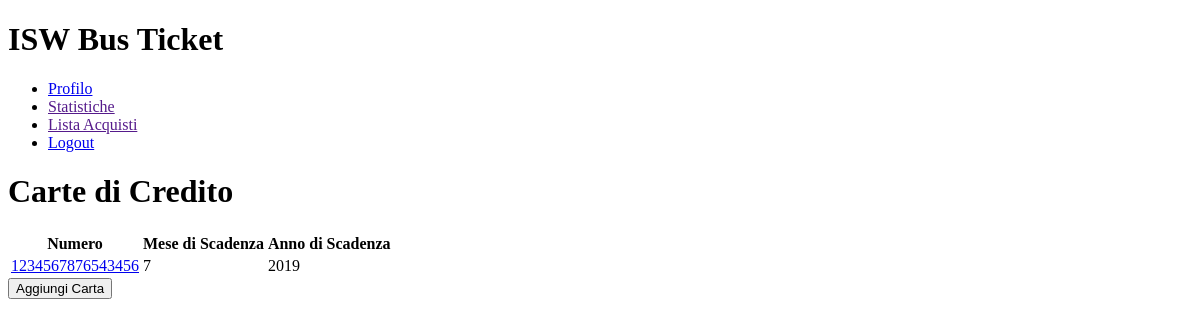
The page /cards/ (signed in) on the database as committed earlier.
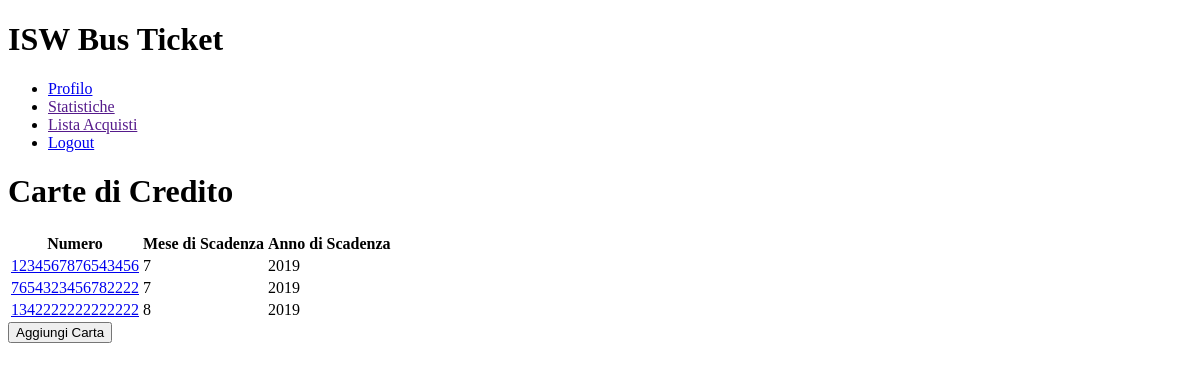
The same page on the database as committed later.
### IswBus/models.py (models this page shows, shortened)
@deconstructible
class CartaDiCredito(models.Model):
    numero = models.CharField("Numero Carta di Credito", max_length=16, default="1111222233334444", unique=True)
    mese_scadenza = models.SmallIntegerField("Mese di Scadenza", default=datetime.now().month)
    anno_scadenza = models.SmallIntegerField("Anno di Scadenza", default=datetime.now().year)
    cvv = models.CharField("Codice CVV", max_length=3, default="123")
    user = models.ForeignKey(User, on_delete=models.CASCADE, default=1)
    def get_url(self):
        return reverse('edit-card', args=[str(self.id)])

### IswBus/views.py (the view)
# urls.py: url(r'^cards/', views.cards, name='manage-card'),
def cards(request):
    user = request.user
    cards = CartaDiCredito.objects.filter(user_id=user.id)
    return render(request, "cards.html", {'cards': cards})

### templates/cards.html
{% extends 'base.html' %}
{% block content %}
        <h1>Carte di Credito</h1>
        <table>
            <tr>
                <th>Numero</th>
                <th>Mese di Scadenza</th>
                <th>Anno di Scadenza</th>
            </tr>
            {% for card in cards %}
                <tr>
                    <td><a href="{{ card.get_url }}">{{ card.numero }}</a></td>
                    <td>{{ card.mese_scadenza }}</td>
                    <td>{{ card.anno_scadenza }}</td>
                </tr>
            {% endfor %}
        </table>
        <a href="/add_card/"><button type="button">Aggiungi Carta</button></a>
{% endblock %}

Rows that differ between the two databases and show on the page:
added CartaDiCredito: numero "7654323456782222", mese_scadenza "7", anno_scadenza "2019"
added CartaDiCredito: numero "1342222222222222", mese_scadenza "8", anno_scadenza "2019"
